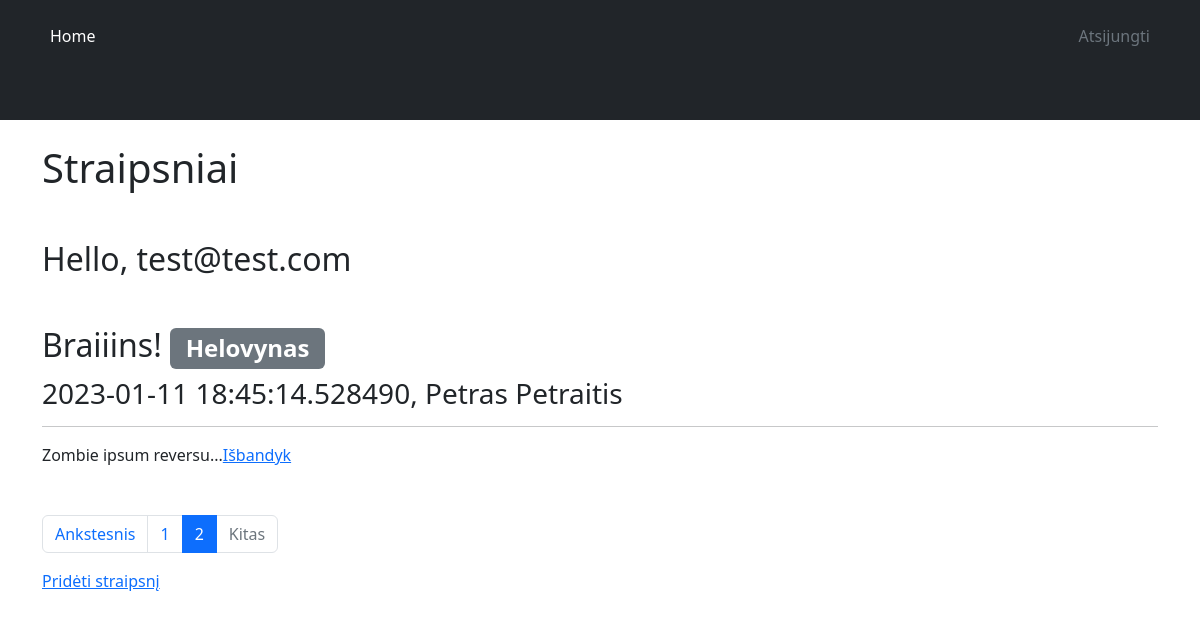
Page /?page=2 (signed in) on the committed database.
### app/models/User.py (models this page shows)
class User(db.Model, UserMixin):
    id = db.Column(db.Integer, primary_key=True)
    email = db.Column(db.String(255), unique=True, nullable=False)
    password = db.Column(db.String(255), nullable=False)
    picture = db.Column(db.String(255), nullable=False, default='default_profile.jpg')

### app/models/Articles.py (models this page shows, shortened)
class Articles(db.Model):
    id = db.Column(db.Integer, primary_key=True)
    title = db.Column(db.String(255), nullable=False)
    text = db.Column(db.Text, nullable=False)
    status = db.Column(db.Enum(StatusType), nullable=False,
                       default=StatusType.IN_REVIEW)
    date = db.Column(db.DateTime, nullable=False, default=datetime.now())
    author_id = db.Column(db.Integer, db.ForeignKey('authors.id'))
    author = db.relationship('Authors')
    tags = db.relationship('Tags', secondary=articles_tags)

### app/models/Tags.py (models this page shows, shortened)
class Tags(db.Model):
    id = db.Column(db.Integer, primary_key=True)
    name = db.Column(db.String(100), nullable=False, unique=True)

### app/models/Authors.py (models this page shows, shortened)
class Authors(db.Model):
    id = db.Column(db.Integer, primary_key=True)
    first_name = db.Column(db.String(100), nullable=False)
    last_name = db.Column(db.String(100), nullable=False)

### app/views.py (the view)
@app.route('/')
def home():
    page = request.args.get('page', 1, type=int)
    articles = Articles.query.paginate(page=page, per_page=2)
    return render_template('index.html', articles=articles, StatusType=StatusType)

### app/views.py (called while the page is built)
@login_manager.user_loader
def load_user(user_id):
    return User.query.get(user_id)

### app/templates/index.html (shortened to what this page needs)
{% extends 'base.html' %}
{% block main %}
  <h1 class="mb-5">Straipsniai</h1>
    {% if current_user.is_authenticated %}
      <h2 class="mb-5">Hello, {{ current_user.email }}</h2>
    {% endif %}
  {% for article in articles %}
    <div class="mb-5">
    {% if article.status.value == StatusType.PUBLISHED.value %}
      <h2>{{ article.title }}
        {% for tag in article.tags %}
          <span class="badge bg-secondary">{{ tag.name }}</span>
        {% endfor %}
      </h2>
      <h3>{{ article.date }}, {{ article.author.first_name }} {{ article.author.last_name }}</h3>
      <hr>
      <p>{{ article.text[:20] }}...<a href="{{ url_for('registration') }}">Išbandyk</a></p>
    {% else %}
      <h2>{{ article.title }} - <i>Publikavimas laikinai išjungtas</i>
        {% for tag in article.tags %}
          <span class="badge bg-secondary">{{ tag.name }}</span>
        {% endfor %}
      </h2>
    {% endif %}
    </div>
  {% endfor %}
    <nav aria-label="Page navigation example">
      <ul class="pagination">
          <li class="page-item {{ '' if articles.has_prev else 'disabled' }}">
              <a class="page-link" href="{{ url_for('home', page=articles.prev_num) }}">Ankstesnis</a>
            </li>
          {% for page_num in articles.iter_pages(left_edge=1, right_edge=1, left_current=1, right_current=2) %}
              {% if page_num %}
                    <li class="page-item {{ 'active' if articles.page == page_num else '' }}"><a class="page-link" href="{{ url_for('home', page=page_num) }}">{{ page_num }}</a></li>
              {% endif %}
          {% endfor %}
          <li class="page-item {{ '' if articles.has_next else 'disabled' }}">
              <a class="page-link" href="{{ url_for('home', page=articles.next_num) }}">Kitas</a>
            </li>
      </ul>
    </nav>
  {% if current_user.is_authenticated %}
  <a href="{{ url_for('add_article')}}">Pridėti straipsnį</a>
  {% endif %}
{% endblock %}

### rows in the picture
User: email "test@test.com"
Articles: title "Braiiins!", date "2023-01-11 18:45:14.528490", author.first_name "Petras", author.last_name "Petraitis", text "Zombie ipsum reversu"
Tags: name "Helovynas"

### other values in the picture
{{ page_num }} "1" "2"
